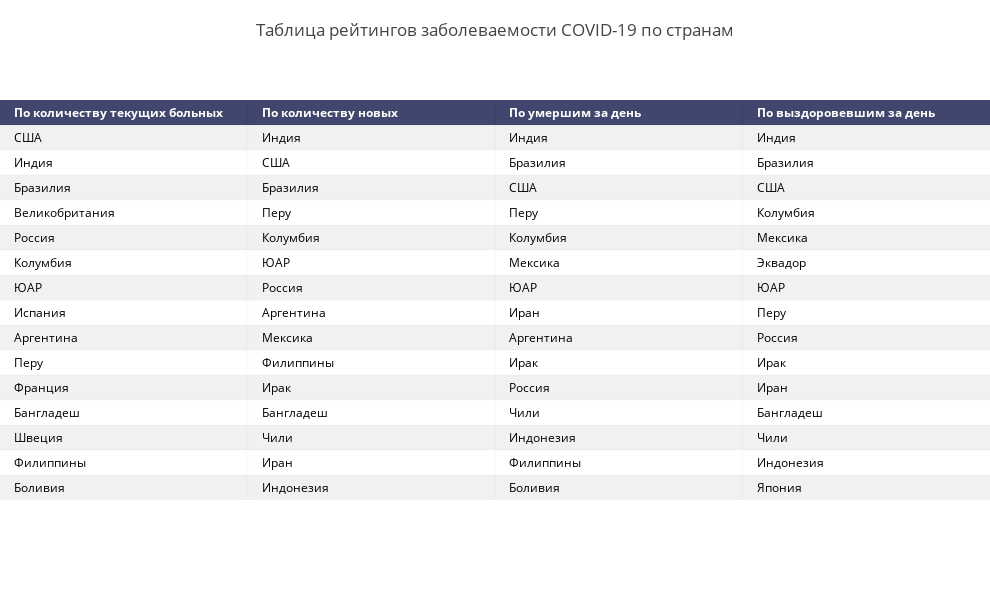

Source (notebook cell):
### Code cell
covid_rates = pd.DataFrame()
mask = (X.Date==myday)&(X.Country!='Весь мир')
today_cases = X[mask]
#covid_rates.reset_index(drop=True)
covid_rates['По количеству текущих больных'] = today_cases.sort_values(by=['Remaining_ill'],ascending = False).Country.reset_index(drop=True)
covid_rates['По количеству новых'] = today_cases.sort_values(by=['Day_confirmed'],ascending = False).Country.reset_index(drop=True)
covid_rates['По умершим за день'] = today_cases.sort_values(by=['Day_deaths'],ascending = False).Country.reset_index(drop=True)
covid_rates['По выздоровевшим за день'] = today_cases.sort_values(by=['Day_recovered'],ascending = False).Country.reset_index(drop=True)
covid_rates.head(10)
fig =  ff.create_table(covid_rates.head(15))
fig.update_layout(
    
                  title_text ='Таблица рейтингов заболеваемости COVID-19 по странам',
                  margin = {'t':100, 'b':100},
                  title_x = 0.5,
                  title_y= 0.95,
                  title_xanchor = "center",
                  title_yanchor = "middle", 
                  
                  width = 990, height = 600,template = 'gridon',
    
    
                  xaxis_title='',yaxis_title = ''
)


fig.show()

### Figure 1 — Plotly figure (JSON) as saved in the notebook; plotly's stock layout.template omitted (floating-point values rounded to 4 significant figures)
{"data": [{"colorscale": [[0, "#00083e"], [0.5, "#ededee"], [1, "#ffffff"]], "hoverinfo": "none", "opacity": 0.75, "showscale": false, "type": "heatmap", "z": [[0, 0, 0, 0], [0.5, 0.5, 0.5, 0.5], [1, 1, 1, 1], [0.5, 0.5, 0.5, 0.5], [1, 1, 1, 1], [0.5, 0.5, 0.5, 0.5], [1, 1, 1, 1], [0.5, 0.5, 0.5, 0.5], [1, 1, 1, 1], [0.5, 0.5, 0.5, 0.5], [1, 1, 1, 1], [0.5, 0.5, 0.5, 0.5], [1, 1, 1, 1], [0.5, 0.5, 0.5, 0.5], [1, 1, 1, 1], [0.5, 0.5, 0.5, 0.5]]}], "layout": {"annotations": [{"align": "left", "font": {"color": "#ffffff"}, "showarrow": false, "text": "<b>По количеству текущих больных</b>", "x": -0.45, "xanchor": "left", "xref": "x", "y": 0, "yref": "y"}, {"align": "left", "font": {"color": "#ffffff"}, "showarrow": false, "text": "<b>По количеству новых</b>", "x": 0.55, "xanchor": "left", "xref": "x", "y": 0, "yref": "y"}, {"align": "left", "font": {"color": "#ffffff"}, "showarrow": false, "text": "<b>По умершим за день</b>", "x": 1.55, "xanchor": "left", "xref": "x", "y": 0, "yref": "y"}, {"align": "left", "font": {"color": "#ffffff"}, "showarrow": false, "text": "<b>По выздоровевшим за день</b>", "x": 2.55, "xanchor": "left", "xref": "x", "y": 0, "yref": "y"}, {"align": "left", "font": {"color": "#000000"}, "showarrow": false, "text": "США", "x": -0.45, "xanchor": "left", "xref": "x", "y": 1, "yref": "y"}, {"align": "left", "font": {"color": "#000000"}, "showarrow": false, "text": "Индия", "x": 0.55, "xanchor": "left", "xref": "x", "y": 1, "yref": "y"}, {"align": "left", "font": {"color": "#000000"}, "showarrow": false, "text": "Индия", "x": 1.55, "xanchor": "left", "xref": "x", "y": 1, "yref": "y"}, {"align": "left", "font": {"color": "#000000"}, "showarrow": false, "text": "Индия", "x": 2.55, "xanchor": "left", "xref": "x", "y": 1, "yref": "y"}, {"align": "left", "font": {"color": "#000000"}, "showarrow": false, "text": "Индия", "x": -0.45, "xanchor": "left", "xref": "x", "y": 2, "yref": "y"}, {"align": "left", "font": {"color": "#000000"}, "showarrow": false, "text": "США", "x": 0.55, "xanchor": "left", "xref": "x", "y": 2, "yref": "y"}, {"align": "left", "font": {"color": "#000000"}, "showarrow": false, "text": "Бразилия", "x": 1.55, "xanchor": "left", "xref": "x", "y": 2, "yref": "y"}, {"align": "left", "font": {"color": "#000000"}, "showarrow": false, "text": "Бразилия", "x": 2.55, "xanchor": "left", "xref": "x", "y": 2, "yref": "y"}, {"align": "left", "font": {"color": "#000000"}, "showarrow": false, "text": "Бразилия", "x": -0.45, "xanchor": "left", "xref": "x", "y": 3, "yref": "y"}, {"align": "left", "font": {"color": "#000000"}, "showarrow": false, "text": "Бразилия", "x": 0.55, "xanchor": "left", "xref": "x", "y": 3, "yref": "y"}, {"align": "left", "font": {"color": "#000000"}, "showarrow": false, "text": "США", "x": 1.55, "xanchor": "left", "xref": "x", "y": 3, "yref": "y"}, {"align": "left", "font": {"color": "#000000"}, "showarrow": false, "text": "США", "x": 2.55, "xanchor": "left", "xref": "x", "y": 3, "yref": "y"}, {"align": "left", "font": {"color": "#000000"}, "showarrow": false, "text": "Великобритания", "x": -0.45, "xanchor": "left", "xref": "x", "y": 4, "yref": "y"}, {"align": "left", "font": {"color": "#000000"}, "showarrow": false, "text": "Перу", "x": 0.55, "xanchor": "left", "xref": "x", "y": 4, "yref": "y"}, {"align": "left", "font": {"color": "#000000"}, "showarrow": false, "text": "Перу", "x": 1.55, "xanchor": "left", "xref": "x", "y": 4, "yref": "y"}, {"align": "left", "font": {"color": "#000000"}, "showarrow": false, "text": "Колумбия", "x": 2.55, "xanchor": "left", "xref": "x", "y": 4, "yref": "y"}, {"align": "left", "font": {"color": "#000000"}, "showarrow": false, "text": "Россия", "x": -0.45, "xanchor": "left", "xref": "x", "y": 5, "yref": "y"}, {"align": "left", "font": {"color": "#000000"}, "showarrow": false, "text": "Колумбия", "x": 0.55, "xanchor": "left", "xref": "x", "y": 5, "yref": "y"}, {"align": "left", "font": {"color": "#000000"}, "showarrow": false, "text": "Колумбия", "x": 1.55, "xanchor": "left", "xref": "x", "y": 5, "yref": "y"}, {"align": "left", "font": {"color": "#000000"}, "showarrow": false, "text": "Мексика", "x": 2.55, "xanchor": "left", "xref": "x", "y": 5, "yref": "y"}, {"align": "left", "font": {"color": "#000000"}, "showarrow": false, "text": "Колумбия", "x": -0.45, "xanchor": "left", "xref": "x", "y": 6, "yref": "y"}, {"align": "left", "font": {"color": "#000000"}, "showarrow": false, "text": "ЮАР", "x": 0.55, "xanchor": "left", "xref": "x", "y": 6, "yref": "y"}, {"align": "left", "font": {"color": "#000000"}, "showarrow": false, "text": "Мексика", "x": 1.55, "xanchor": "left", "xref": "x", "y": 6, "yref": "y"}, {"align": "left", "font": {"color": "#000000"}, "showarrow": false, "text": "Эквадор", "x": 2.55, "xanchor": "left", "xref": "x", "y": 6, "yref": "y"}, {"align": "left", "font": {"color": "#000000"}, "showarrow": false, "text": "ЮАР", "x": -0.45, "xanchor": "left", "xref": "x", "y": 7, "yref": "y"}, {"align": "left", "font": {"color": "#000000"}, "showarrow": false, "text": "Россия", "x": 0.55, "xanchor": "left", "xref": "x", "y": 7, "yref": "y"}, {"align": "left", "font": {"color": "#000000"}, "showarrow": false, "text": "ЮАР", "x": 1.55, "xanchor": "left", "xref": "x", "y": 7, "yref": "y"}, {"align": "left", "font": {"color": "#000000"}, "showarrow": false, "text": "ЮАР", "x": 2.55, "xanchor": "left", "xref": "x", "y": 7, "yref": "y"}, {"align": "left", "font": {"color": "#000000"}, "showarrow": false, "text": "Испания", "x": -0.45, "xanchor": "left", "xref": "x", "y": 8, "yref": "y"}, {"align": "left", "font": {"color": "#000000"}, "showarrow": false, "text": "Аргентина", "x": 0.55, "xanchor": "left", "xref": "x", "y": 8, "yref": "y"}, {"align": "left", "font": {"color": "#000000"}, "showarrow": false, "text": "Иран", "x": 1.55, "xanchor": "left", "xref": "x", "y": 8, "yref": "y"}, {"align": "left", "font": {"color": "#000000"}, "showarrow": false, "text": "Перу", "x": 2.55, "xanchor": "left", "xref": "x", "y": 8, "yref": "y"}, {"align": "left", "font": {"color": "#000000"}, "showarrow": false, "text": "Аргентина", "x": -0.45, "xanchor": "left", "xref": "x", "y": 9, "yref": "y"}, {"align": "left", "font": {"color": "#000000"}, "showarrow": false, "text": "Мексика", "x": 0.55, "xanchor": "left", "xref": "x", "y": 9, "yref": "y"}, {"align": "left", "font": {"color": "#000000"}, "showarrow": false, "text": "Аргентина", "x": 1.55, "xanchor": "left", "xref": "x", "y": 9, "yref": "y"}, {"align": "left", "font": {"color": "#000000"}, "showarrow": false, "text": "Россия", "x": 2.55, "xanchor": "left", "xref": "x", "y": 9, "yref": "y"}, {"align": "left", "font": {"color": "#000000"}, "showarrow": false, "text": "Перу", "x": -0.45, "xanchor": "left", "xref": "x", "y": 10, "yref": "y"}, {"align": "left", "font": {"color": "#000000"}, "showarrow": false, "text": "Филиппины", "x": 0.55, "xanchor": "left", "xref": "x", "y": 10, "yref": "y"}, {"align": "left", "font": {"color": "#000000"}, "showarrow": false, "text": "Ирак", "x": 1.55, "xanchor": "left", "xref": "x", "y": 10, "yref": "y"}, {"align": "left", "font": {"color": "#000000"}, "showarrow": false, "text": "Ирак", "x": 2.55, "xanchor": "left", "xref": "x", "y": 10, "yref": "y"}, {"align": "left", "font": {"color": "#000000"}, "showarrow": false, "text": "Франция", "x": -0.45, "xanchor": "left", "xref": "x", "y": 11, "yref": "y"}, {"align": "left", "font": {"color": "#000000"}, "showarrow": false, "text": "Ирак", "x": 0.55, "xanchor": "left", "xref": "x", "y": 11, "yref": "y"}, {"align": "left", "font": {"color": "#000000"}, "showarrow": false, "text": "Россия", "x": 1.55, "xanchor": "left", "xref": "x", "y": 11, "yref": "y"}, {"align": "left", "font": {"color": "#000000"}, "showarrow": false, "text": "Иран", "x": 2.55, "xanchor": "left", "xref": "x", "y": 11, "yref": "y"}, {"align": "left", "font": {"color": "#000000"}, "showarrow": false, "text": "Бангладеш", "x": -0.45, "xanchor": "left", "xref": "x", "y": 12, "yref": "y"}, {"align": "left", "font": {"color": "#000000"}, "showarrow": false, "text": "Бангладеш", "x": 0.55, "xanchor": "left", "xref": "x", "y": 12, "yref": "y"}, {"align": "left", "font": {"color": "#000000"}, "showarrow": false, "text": "Чили", "x": 1.55, "xanchor": "left", "xref": "x", "y": 12, "yref": "y"}, {"align": "left", "font": {"color": "#000000"}, "showarrow": false, "text": "Бангладеш", "x": 2.55, "xanchor": "left", "xref": "x", "y": 12, "yref": "y"}, {"align": "left", "font": {"color": "#000000"}, "showarrow": false, "text": "Швеция", "x": -0.45, "xanchor": "left", "xref": "x", "y": 13, "yref": "y"}, {"align": "left", "font": {"color": "#000000"}, "showarrow": false, "text": "Чили", "x": 0.55, "xanchor": "left", "xref": "x", "y": 13, "yref": "y"}, {"align": "left", "font": {"color": "#000000"}, "showarrow": false, "text": "Индонезия", "x": 1.55, "xanchor": "left", "xref": "x", "y": 13, "yref": "y"}, {"align": "left", "font": {"color": "#000000"}, "showarrow": false, "text": "Чили", "x": 2.55, "xanchor": "left", "xref": "x", "y": 13, "yref": "y"}, {"align": "left", "font": {"color": "#000000"}, "showarrow": false, "text": "Филиппины", "x": -0.45, "xanchor": "left", "xref": "x", "y": 14, "yref": "y"}, {"align": "left", "font": {"color": "#000000"}, "showarrow": false, "text": "Иран", "x": 0.55, "xanchor": "left", "xref": "x", "y": 14, "yref": "y"}, {"align": "left", "font": {"color": "#000000"}, "showarrow": false, "text": "Филиппины", "x": 1.55, "xanchor": "left", "xref": "x", "y": 14, "yref": "y"}, {"align": "left", "font": {"color": "#000000"}, "showarrow": false, "text": "Индонезия", "x": 2.55, "xanchor": "left", "xref": "x", "y": 14, "yref": "y"}, {"align": "left", "font": {"color": "#000000"}, "showarrow": false, "text": "Боливия", "x": -0.45, "xanchor": "left", "xref": "x", "y": 15, "yref": "y"}, {"align": "left", "font": {"color": "#000000"}, "showarrow": false, "text": "Индонезия", "x": 0.55, "xanchor": "left", "xref": "x", "y": 15, "yref": "y"}, {"align": "left", "font": {"color": "#000000"}, "showarrow": false, "text": "Боливия", "x": 1.55, "xanchor": "left", "xref": "x", "y": 15, "yref": "y"}, {"align": "left", "font": {"color": "#000000"}, "showarrow": false, "text": "Япония", "x": 2.55, "xanchor": "left", "xref": "x", "y": 15, "yref": "y"}], "height": 600, "margin": {"b": 100, "l": 0, "r": 0, "t": 100}, "title": {"text": "Таблица рейтингов заболеваемости COVID-19 по странам", "x": 0.5, "xanchor": "center", "y": 0.95, "yanchor": "middle"}, "width": 990, "xaxis": {"dtick": 1, "gridwidth": 2, "showticklabels": false, "tick0": -0.5, "ticks": "", "title": {"text": ""}, "zeroline": false}, "yaxis": {"autorange": "reversed", "dtick": 1, "gridwidth": 2, "showticklabels": false, "tick0": 0.5, "ticks": "", "title": {"text": ""}, "zeroline": false}}}
